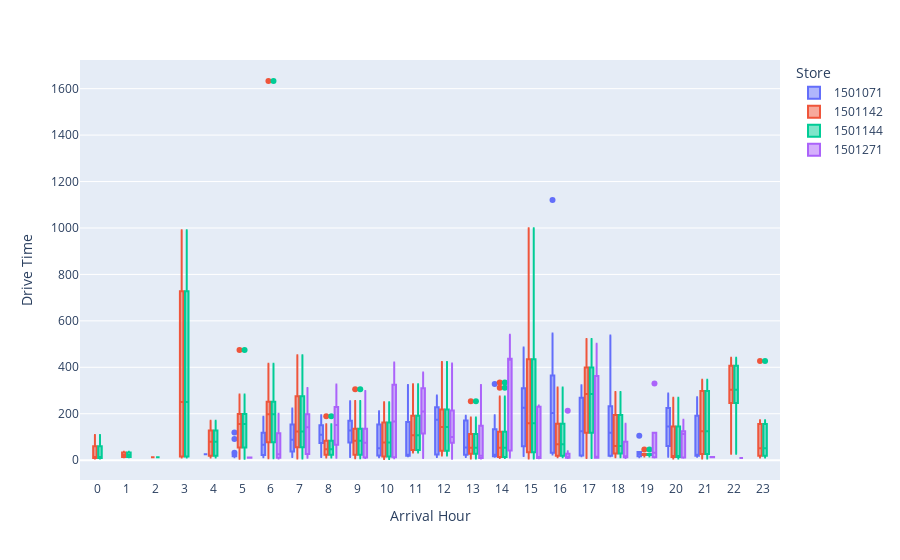

Write notebook code for a chart like this one.
### Code cell
# box graph on drive time overtime
fig = px.box(df, x='Arrival Hour', y='Drive Time', color='Store')
fig.update_layout(xaxis={'dtick': 'M1'})
fig.show()

### Figure 1 — Plotly figure (JSON) as saved in the notebook; plotly's stock layout.template omitted (floating-point values rounded to 4 significant figures; data arrays with more than 128 entries replaced by an {"elided": "..."} marker saying what was removed)
{"data": [{"alignmentgroup": "True", "hovertemplate": "Store=1501071<br>Arrival Hour=%{x}<br>Drive Time=%{y}<extra></extra>", "legendgroup": "1501071", "marker": {"color": "#636efa"}, "name": "1501071", "notched": false, "offsetgroup": "1501071", "orientation": "v", "showlegend": true, "type": "box", "x": {"elided": "342 int values"}, "x0": " ", "xaxis": "x", "y": {"elided": "342 int values"}, "y0": " ", "yaxis": "y"}, {"alignmentgroup": "True", "hovertemplate": "Store=1501142<br>Arrival Hour=%{x}<br>Drive Time=%{y}<extra></extra>", "legendgroup": "1501142", "marker": {"color": "#EF553B"}, "name": "1501142", "notched": false, "offsetgroup": "1501142", "orientation": "v", "showlegend": true, "type": "box", "x": {"elided": "386 int values"}, "x0": " ", "xaxis": "x", "y": {"elided": "386 int values"}, "y0": " ", "yaxis": "y"}, {"alignmentgroup": "True", "hovertemplate": "Store=1501144<br>Arrival Hour=%{x}<br>Drive Time=%{y}<extra></extra>", "legendgroup": "1501144", "marker": {"color": "#00cc96"}, "name": "1501144", "notched": false, "offsetgroup": "1501144", "orientation": "v", "showlegend": true, "type": "box", "x": {"elided": "386 int values"}, "x0": " ", "xaxis": "x", "y": {"elided": "386 int values"}, "y0": " ", "yaxis": "y"}, {"alignmentgroup": "True", "hovertemplate": "Store=1501271<br>Arrival Hour=%{x}<br>Drive Time=%{y}<extra></extra>", "legendgroup": "1501271", "marker": {"color": "#ab63fa"}, "name": "1501271", "notched": false, "offsetgroup": "1501271", "orientation": "v", "showlegend": true, "type": "box", "x": {"elided": "215 int values"}, "x0": " ", "xaxis": "x", "y": {"elided": "215 int values"}, "y0": " ", "yaxis": "y"}], "layout": {"autosize": true, "boxmode": "group", "legend": {"title": {"text": "Store"}, "tracegroupgap": 0}, "margin": {"t": 60}, "xaxis": {"anchor": "y", "autorange": true, "domain": [0, 1], "dtick": "M1", "range": [-0.59, 23.59], "title": {"text": "Arrival Hour"}, "type": "linear"}, "yaxis": {"anchor": "x", "autorange": true, "domain": [0, 1], "range": [-85.44, 1723.0], "title": {"text": "Drive Time"}, "type": "linear"}}}
